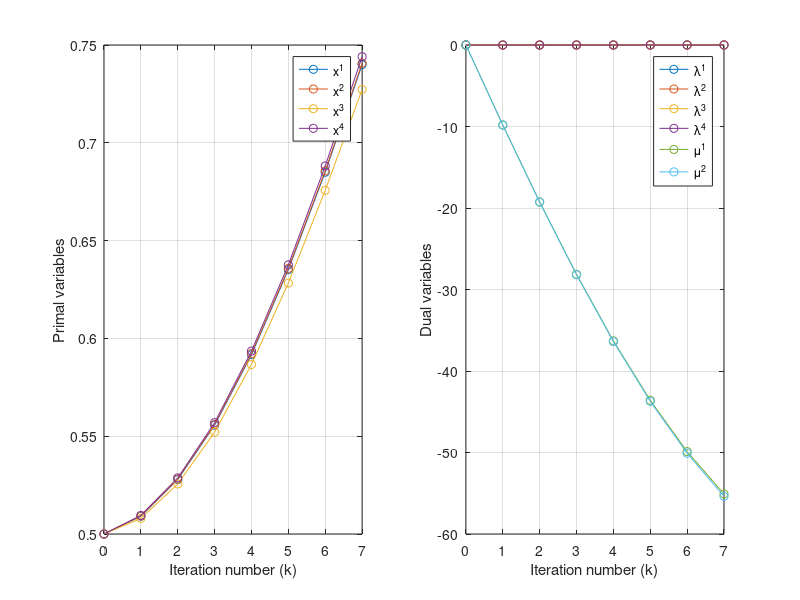

Here is the MATLAB script that generated this plot: (Note: this script raises an error after producing the figure.)
% Parameters
t1 = 2; t2 = 2; % Traffic demands
c = 10; % Penalty parameter
max_iter = 8; % Number of iterations
step_size = 0.001; % Step size for gradient descent

% Initial primal variables (flows)
x1 = 0.5; x2 = 0.5; x3 = 0.5; x4 = 0.5;

% Initial dual variables (Lagrange multipliers)
mu1 = 0.0; mu2 = 0.0;
lambda1 = 0.0; lambda2 = 0.0; lambda3 = 0.0; lambda4 = 0.0;

% Initialize storage for plotting
x1_values = zeros(1, max_iter);
x2_values = zeros(1, max_iter);
x3_values = zeros(1, max_iter);
x4_values = zeros(1, max_iter);

lambda1_values = zeros(1, max_iter);
lambda2_values = zeros(1, max_iter);
lambda3_values = zeros(1, max_iter);
lambda4_values = zeros(1, max_iter);
mu1_values = zeros(1, max_iter);
mu2_values = zeros(1, max_iter);

% Gradient computation function
gradient = @(x1, x2, x3, x4, mu1, mu2, lambda1, lambda2, lambda3, lambda4) [
    2 / (2 - x1)^2 + mu1 + c * (x1 + x2 - t1) + lambda1 - max(0, lambda1 - c * x1) + lambda2 - max(0, lambda2 - c * x1);
    3 / (3 - x2 - x4)^2 + mu1 + c * (x1 + x2 - t1) + lambda3 - max(0, lambda3 - c * x2);
    2 / (2 - x1 - x3)^2 + mu2 + c * (x3 + x4 - t2) + lambda4 - max(0, lambda4 - c * x3);
    3 / (3 - x4)^2 + mu2 + c * (x3 + x4 - t2) + lambda3 - max(0, lambda3 - c * x4)
];

% Iterative optimization
for k = 1:max_iter
    % Store current values for plotting
    x1_values(k) = x1; x2_values(k) = x2; x3_values(k) = x3; x4_values(k) = x4;
    lambda1_values(k) = lambda1; lambda2_values(k) = lambda2;
    lambda3_values(k) = lambda3; lambda4_values(k) = lambda4;
    mu1_values(k) = mu1; mu2_values(k) = mu2;
    
    % Compute gradients
    grad = gradient(x1, x2, x3, x4, mu1, mu2, lambda1, lambda2, lambda3, lambda4);
    
    % Update primal variables using gradient descent
    x1 = x1 - step_size * grad(1);
    x2 = x2 - step_size * grad(2);
    x3 = x3 - step_size * grad(3);
    x4 = x4 - step_size * grad(4);
    
    % Update dual variables
    mu1 = mu1 + c * (x1 + x2 - t1);
    mu2 = mu2 + c * (x3 + x4 - t2);
    lambda1 = max(0, lambda1 - c * x1);
    lambda2 = max(0, lambda2 - c * x1);
    lambda3 = max(0, lambda3 - c * (x2 + x4));
    lambda4 = max(0, lambda4 - c * x3);
end

% Plotting
figure;

% Plot primal variables
subplot(1, 2, 1);
plot(0:max_iter-1, x1_values, 'o-', 'DisplayName', 'x^1'); hold on;
plot(0:max_iter-1, x2_values, 'o-', 'DisplayName', 'x^2');
plot(0:max_iter-1, x3_values, 'o-', 'DisplayName', 'x^3');
plot(0:max_iter-1, x4_values, 'o-', 'DisplayName', 'x^4');
xlabel('Iteration number (k)');
ylabel('Primal variables');
legend('show');
grid on;

% Plot dual variables
subplot(1, 2, 2);
plot(0:max_iter-1, lambda1_values, 'o-', 'DisplayName', '\lambda^1'); hold on;
plot(0:max_iter-1, lambda2_values, 'o-', 'DisplayName', '\lambda^2');
plot(0:max_iter-1, lambda3_values, 'o-', 'DisplayName', '\lambda^3');
plot(0:max_iter-1, lambda4_values, 'o-', 'DisplayName', '\lambda^4');
plot(0:max_iter-1, mu1_values, 'o-', 'DisplayName', '\mu^1');
plot(0:max_iter-1, mu2_values, 'o-', 'DisplayName', '\mu^2');
xlabel('Iteration number (k)');
ylabel('Dual variables');
legend('show');
grid on;

sgtitle('Primal and Dual Variable Evolution');
